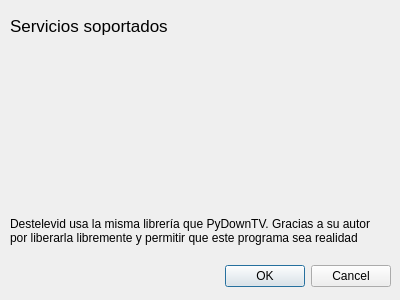
<?xml version="1.0" encoding="UTF-8"?>
<ui version="4.0">
 <class>Dialog</class>
 <widget class="QDialog" name="Dialog">
  <property name="geometry">
   <rect>
    <x>0</x>
    <y>0</y>
    <width>400</width>
    <height>300</height>
   </rect>
  </property>
  <property name="windowTitle">
   <string>Servicios</string>
  </property>
  <widget class="QDialogButtonBox" name="buttonBox">
   <property name="geometry">
    <rect>
     <x>50</x>
     <y>260</y>
     <width>341</width>
     <height>32</height>
    </rect>
   </property>
   <property name="orientation">
    <enum>Qt::Horizontal</enum>
   </property>
   <property name="standardButtons">
    <set>QDialogButtonBox::Cancel|QDialogButtonBox::Ok</set>
   </property>
  </widget>
  <widget class="QLabel" name="label">
   <property name="geometry">
    <rect>
     <x>10</x>
     <y>10</y>
     <width>171</width>
     <height>31</height>
    </rect>
   </property>
   <property name="font">
    <font>
     <pointsize>13</pointsize>
    </font>
   </property>
   <property name="text">
    <string>Servicios soportados</string>
   </property>
  </widget>
  <widget class="QLabel" name="servicios">
   <property name="geometry">
    <rect>
     <x>10</x>
     <y>50</y>
     <width>381</width>
     <height>151</height>
    </rect>
   </property>
   <property name="text">
    <string/>
   </property>
   <property name="wordWrap">
    <bool>true</bool>
   </property>
  </widget>
  <widget class="QLabel" name="label_3">
   <property name="geometry">
    <rect>
     <x>10</x>
     <y>210</y>
     <width>371</width>
     <height>41</height>
    </rect>
   </property>
   <property name="text">
    <string>Destelevid usa la misma librería que PyDownTV. Gracias a su autor por liberarla libremente y permitir que este programa sea realidad</string>
   </property>
   <property name="wordWrap">
    <bool>true</bool>
   </property>
  </widget>
 </widget>
 <resources/>
 <connections>
  <connection>
   <sender>buttonBox</sender>
   <signal>accepted()</signal>
   <receiver>Dialog</receiver>
   <slot>accept()</slot>
   <hints>
    <hint type="sourcelabel">
     <x>248</x>
     <y>254</y>
    </hint>
    <hint type="destinationlabel">
     <x>157</x>
     <y>274</y>
    </hint>
   </hints>
  </connection>
  <connection>
   <sender>buttonBox</sender>
   <signal>rejected()</signal>
   <receiver>Dialog</receiver>
   <slot>reject()</slot>
   <hints>
    <hint type="sourcelabel">
     <x>316</x>
     <y>260</y>
    </hint>
    <hint type="destinationlabel">
     <x>286</x>
     <y>274</y>
    </hint>
   </hints>
  </connection>
 </connections>
</ui>
